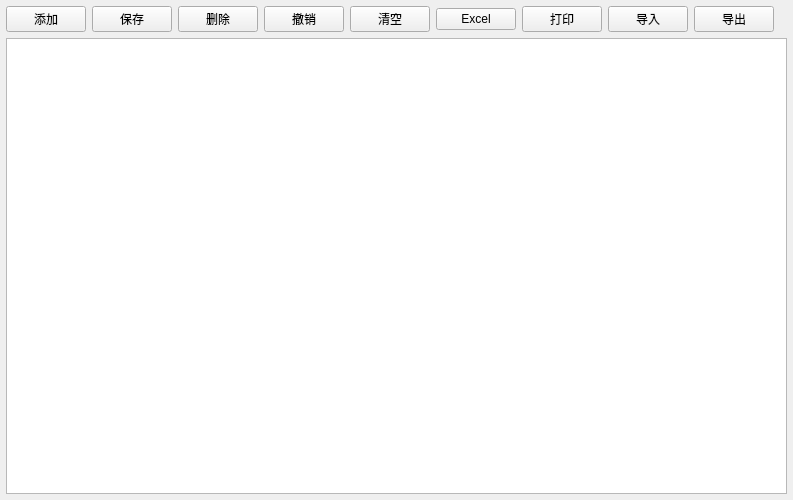
<?xml version="1.0" encoding="UTF-8"?>
<ui version="4.0">
 <class>frmConfigPort</class>
 <widget class="QWidget" name="frmConfigPort">
  <property name="geometry">
   <rect>
    <x>0</x>
    <y>0</y>
    <width>760</width>
    <height>500</height>
   </rect>
  </property>
  <property name="windowTitle">
   <string>Form</string>
  </property>
  <layout class="QVBoxLayout" name="verticalLayout_2">
   <property name="spacing">
    <number>0</number>
   </property>
   <property name="leftMargin">
    <number>0</number>
   </property>
   <property name="topMargin">
    <number>0</number>
   </property>
   <property name="rightMargin">
    <number>0</number>
   </property>
   <property name="bottomMargin">
    <number>0</number>
   </property>
   <item>
    <widget class="QWidget" name="widget" native="true">
     <property name="autoFillBackground">
      <bool>true</bool>
     </property>
     <layout class="QVBoxLayout" name="verticalLayout">
      <property name="spacing">
       <number>6</number>
      </property>
      <property name="leftMargin">
       <number>6</number>
      </property>
      <property name="topMargin">
       <number>6</number>
      </property>
      <property name="rightMargin">
       <number>6</number>
      </property>
      <property name="bottomMargin">
       <number>6</number>
      </property>
      <item>
       <widget class="QWidget" name="widgetTop" native="true">
        <layout class="QHBoxLayout" name="horizontalLayout">
         <property name="leftMargin">
          <number>0</number>
         </property>
         <property name="topMargin">
          <number>0</number>
         </property>
         <property name="rightMargin">
          <number>0</number>
         </property>
         <property name="bottomMargin">
          <number>0</number>
         </property>
         <item>
          <widget class="QPushButton" name="btnAdd">
           <property name="text">
            <string>添加</string>
           </property>
           <property name="icon">
            <iconset resource="../other/main.qrc">
             <normaloff>:/image/btn_add.png</normaloff>:/image/btn_add.png</iconset>
           </property>
          </widget>
         </item>
         <item>
          <widget class="QPushButton" name="btnSave">
           <property name="text">
            <string>保存</string>
           </property>
           <property name="icon">
            <iconset resource="../other/main.qrc">
             <normaloff>:/image/btn_save.png</normaloff>:/image/btn_save.png</iconset>
           </property>
          </widget>
         </item>
         <item>
          <widget class="QPushButton" name="btnDelete">
           <property name="text">
            <string>删除</string>
           </property>
           <property name="icon">
            <iconset resource="../other/main.qrc">
             <normaloff>:/image/btn_close.png</normaloff>:/image/btn_close.png</iconset>
           </property>
          </widget>
         </item>
         <item>
          <widget class="QPushButton" name="btnReturn">
           <property name="text">
            <string>撤销</string>
           </property>
           <property name="icon">
            <iconset resource="../other/main.qrc">
             <normaloff>:/image/btn_move.png</normaloff>:/image/btn_move.png</iconset>
           </property>
          </widget>
         </item>
         <item>
          <widget class="QPushButton" name="btnClear">
           <property name="text">
            <string>清空</string>
           </property>
           <property name="icon">
            <iconset resource="../other/main.qrc">
             <normaloff>:/image/btn_delete.png</normaloff>:/image/btn_delete.png</iconset>
           </property>
          </widget>
         </item>
         <item>
          <widget class="QPushButton" name="btnExcel">
           <property name="text">
            <string>Excel</string>
           </property>
           <property name="icon">
            <iconset resource="../other/main.qrc">
             <normaloff>:/image/btn_excel.png</normaloff>:/image/btn_excel.png</iconset>
           </property>
          </widget>
         </item>
         <item>
          <widget class="QPushButton" name="btnPrint">
           <property name="text">
            <string>打印</string>
           </property>
           <property name="icon">
            <iconset resource="../other/main.qrc">
             <normaloff>:/image/btn_print.png</normaloff>:/image/btn_print.png</iconset>
           </property>
          </widget>
         </item>
         <item>
          <widget class="QPushButton" name="btnInput">
           <property name="text">
            <string>导入</string>
           </property>
           <property name="icon">
            <iconset resource="../other/main.qrc">
             <normaloff>:/image/btn_get.png</normaloff>:/image/btn_get.png</iconset>
           </property>
          </widget>
         </item>
         <item>
          <widget class="QPushButton" name="btnOutput">
           <property name="text">
            <string>导出</string>
           </property>
           <property name="icon">
            <iconset resource="../other/main.qrc">
             <normaloff>:/image/btn_set.png</normaloff>:/image/btn_set.png</iconset>
           </property>
          </widget>
         </item>
         <item>
          <widget class="QLabel" name="labTip">
           <property name="sizePolicy">
            <sizepolicy hsizetype="Expanding" vsizetype="Preferred">
             <horstretch>0</horstretch>
             <verstretch>0</verstretch>
            </sizepolicy>
           </property>
           <property name="text">
            <string/>
           </property>
          </widget>
         </item>
        </layout>
       </widget>
      </item>
      <item>
       <widget class="QTableView" name="tableView"/>
      </item>
     </layout>
    </widget>
   </item>
  </layout>
 </widget>
 <resources>
  <include location="../other/main.qrc"/>
 </resources>
 <connections/>
</ui>
